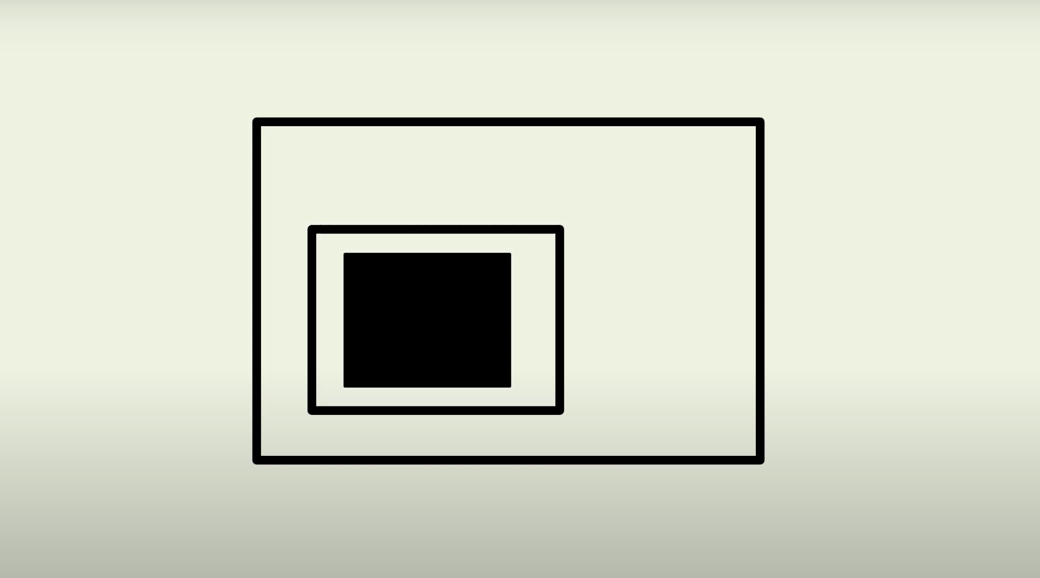
#> input picture image_file/lec_007/hierarchy.png, 1040 x 578 px
$ python example_007_3.py
#> lines starting #> are read from the running program, lines starting #| are printed output that depends on the picture; after the words box and inside, x2 and y2 are one past the last pixel; in counts of white or black regions, pixels touching at a corner belong together
"""
07_3. Contours Retrieval Mode :

    contours, hierarchy = cv2.findContours(image, mode, method[, contours[, hierarchy[, offset]]])
    :param image :
    :param mode : Contour Retrieval mode (검출된 edge 정보를 계층 또는 list()로 저장하는 방식 지정)
        contour 찾은 결과를 어떻게 return 할지 결정
        findContours 함수를 이용하여, 이미지 contour를 검출하면, contour가 서로 다른 위치에 있을 수도 있고, contour 내부에 다른 contour가 있을 수 있음, 그래서
        mode 매개변수를 바꾸면서 return값인 hierarchy가 어떻게 변하는지 확인해 보자.
            1. cv.RETR_TREE : contour 내부에 다른 contour가 있으면 계층 구조로 만들어 줌
            2. cv.RETR_LIST : 모든 contour가 같은 계층의 level, 계층적인 특성이 필요 없는 경우
            3. cv.RETR_EXTERNAL : 가장 외곽에 있는 contour만 return, contour 내부의 자식 contour들은 무시
            4. cv.RETR_CCOMP : 모든 contour를 2개의 level 계층으로 재구성
                4-1 : Object 외부에 contour는 level 1
                4-2 : Object 내부에 contour는 level 2
    :param method :
    :param contours :
    :param hierarchy :
    :param offset :
"""
import cv2 as cv


# 나중에 contour 그릴 때, color image에 그리기 우해, image를 color로 불러온다.
img_color = cv.imread("./image_file/lec_007/hierarchy.png")
#> img_color is the input picture: shape (578, 1040, 3); mean B, G, R 198.5, 214, 209.6
# binary image로 변환 위해, color image를 gray scale image로 변환 전처리
img_gray = cv.cvtColor(img_color, cv.COLOR_BGR2GRAY)
# convert gray scale image to binary
ret, img_binary = cv.threshold(img_gray, 127, 255, 0)
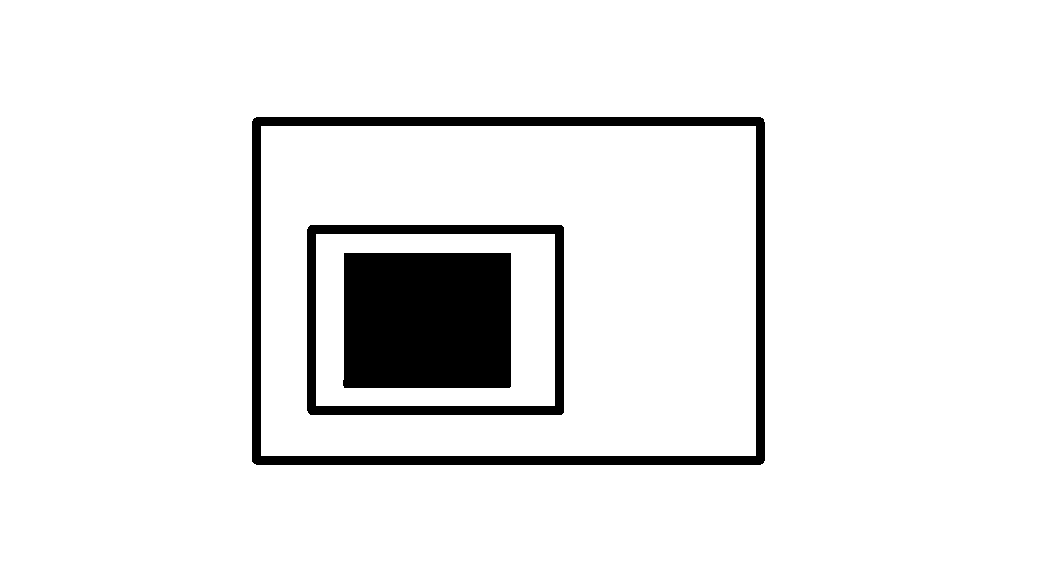
#> img_binary: shape (578, 1040); 92.4% white; 3 black regions
# findContours 함수에 매개변수중 mode값을 바꾸면서 return값인 hierarchy가 어떻게 변하는지 확인해 보자.
contours, hierarchy = cv.findContours(img_binary, cv.RETR_TREE, cv.CHAIN_APPROX_SIMPLE)
#> contours = 6 contours; box (x1, y1, x2, y2) and area: (0, 0, 1040, 578) 599503, (251, 116, 766, 466) 179346, (261, 126, 756, 456) 162526, (306, 224, 565, 416) 49251, (316, 234, 555, 406) 40698, (342, 252, 512, 389) 22850

for cnt in contours:
    cv.drawContours(img_color, [cnt], 0, (255, 0, 0), 3)
#> this loop made 6 passes
#> cnt on passes 1, 3, 5: [[0, 0], [0, 577], [1039, 577], [1039, 0]], [[261, 126], [261, 455], [755, 455], [755, 126]], [[316, 234], [316, 405], [554, 405], [554, 234]]
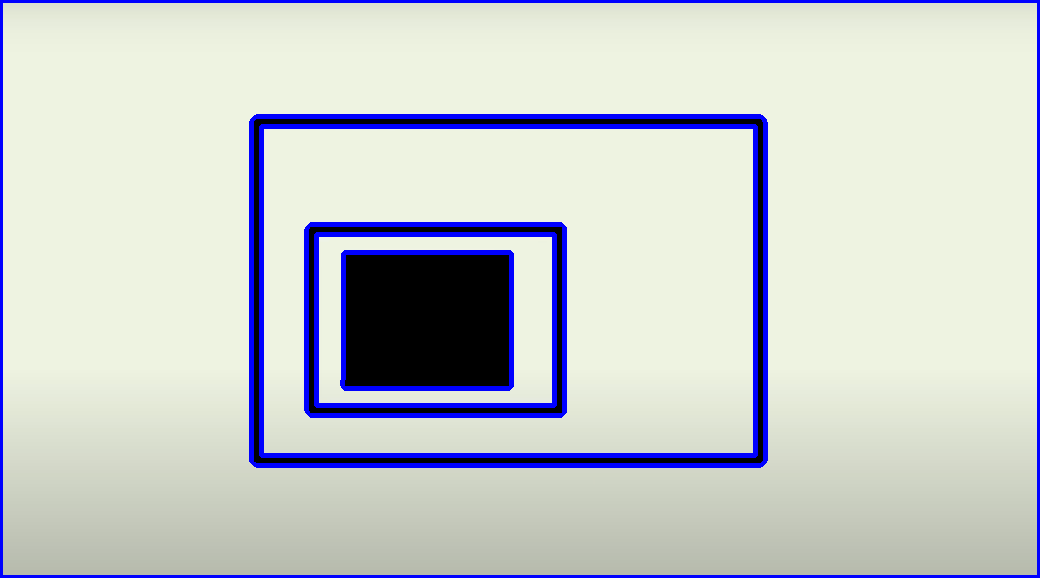
#> img_color: shape (578, 1040, 3); 6.31% of pixels changed, all inside (x1, y1, x2, y2) = (0, 0, 1040, 578)

print(hierarchy)
#| [[[-1 -1  1 -1]
#|   [-1 -1  2  0]
#|   [-1 -1  3  1]
#|   [-1 -1  4  2]
#|   [-1 -1  5  3]
#|   [-1 -1 -1  4]]]

cv.imshow("result", img_color)
cv.waitKey(0)
